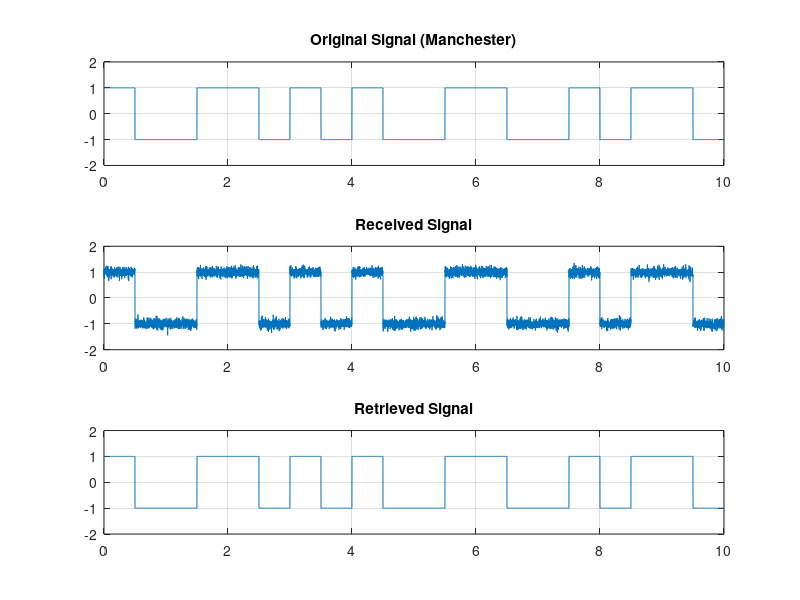

This figure's MATLAB source:
clc; clear;
bn = '1011101001';
ln = length(bn);
Tb=1;
Td=10;
Ts=0.001;
t=0:Ts:Tb-Ts;

p0 = [-1*ones(1,length(t)/2), ones(1,length(t)/2)];
p1 = [ones(1,length(t)/2), -1*ones(1,length(t)/2)];

xp = [];
for n = 1:ln
    if bn(n)=='0'
        xn=p0;
    else
        xn=p1;
    end
    xp=[xp,xn];
end

t=0:Ts:Td-Ts;

subplot(3,1,1);
plot(t,xp); hold on; grid on;
title("Original Signal (Manchester)");
ylim([-2 2])
subplot(3,1,2);
yr=awgn(xp, 20);
plot(t,yr);hold on; grid on;
title("Received Signal");
ylim([-2 2])

%% Matched Filter 
h0 = p1;
h1 = p0;
r0 = conv(yr,h0);
r1 = conv(yr,h1);
yo = [];
yRet=[];
for n = 1/Ts:1/Ts:(Td+1)/Ts-1
    if r0(n) > r1(n)
        yR=p0;
        y = '0';
    elseif r1(n) > r0(n)
        yR=p1;
        y='1';
    end
    yRet=[yRet,yR];
    yo=[yo,y];
end

t=0:Ts:Td-Ts;
subplot(3,1,3);
plot(t,yRet);hold on; grid on;
title("Retrieved Signal");
ylim([-2 2])
disp(yo);